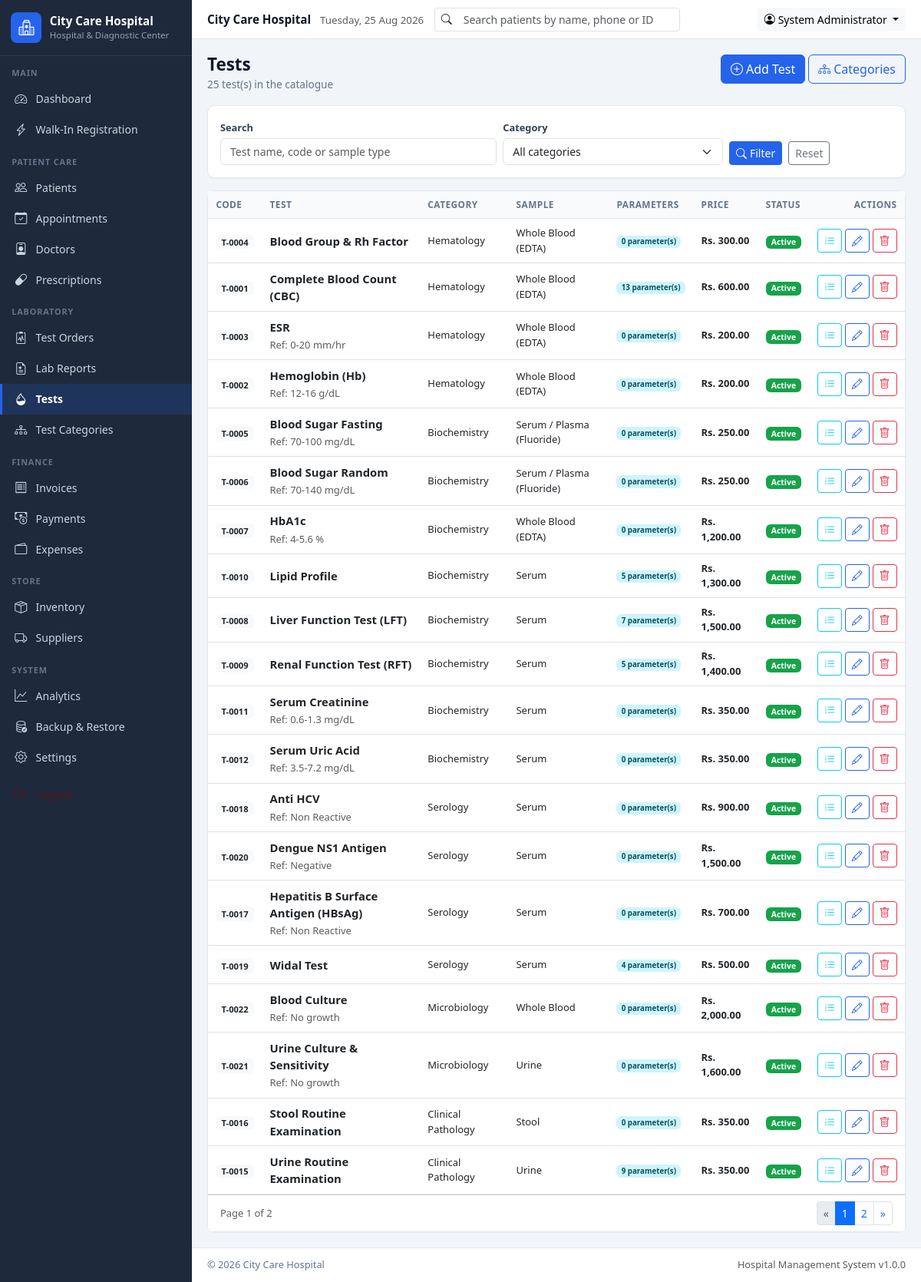
The app's page /modules/tests/index.php (signed in) with its own data.
### tables this page shows
CREATE TABLE IF NOT EXISTS tests (
  id INT AUTO_INCREMENT PRIMARY KEY,
  test_code VARCHAR(20) UNIQUE NOT NULL,
  name VARCHAR(150) NOT NULL,
  category_id INT,
  price DECIMAL(10,2) DEFAULT 0,
  sample_type VARCHAR(50),
  unit VARCHAR(30),
  normal_range VARCHAR(100),
  male_range VARCHAR(100),
  female_range VARCHAR(100),
  child_range VARCHAR(100),
  description TEXT,
  instructions TEXT,
  is_active TINYINT(1) DEFAULT 1,
  created_at TIMESTAMP DEFAULT CURRENT_TIMESTAMP,
  FOREIGN KEY (category_id) REFERENCES test_categories(id) ON DELETE SET NULL
);

CREATE TABLE IF NOT EXISTS test_categories (
  id INT AUTO_INCREMENT PRIMARY KEY,
  name VARCHAR(100) NOT NULL,
  description TEXT,
  sort_order INT DEFAULT 0,
  is_active TINYINT(1) DEFAULT 1,
  created_at TIMESTAMP DEFAULT CURRENT_TIMESTAMP
);

### modules/tests/index.php (the view, shortened to what this page needs)
<?php
$search     = get('q');
$page       = currentPage();
$offset     = ($page - 1) * PER_PAGE;
$where = [];
$params = [];
$whereSql = $where ? 'WHERE ' . implode(' AND ', $where) : '';
$total = (int)fetchValue("SELECT COUNT(*) FROM tests t $whereSql", $params);
$tests = fetchAll("SELECT t.*, c.name AS category_name,
                    (SELECT COUNT(*) FROM test_parameters p WHERE p.test_id = t.id) AS param_count,
                    (SELECT COUNT(*) FROM test_order_items i WHERE i.test_id = t.id) AS order_count
                   FROM tests t LEFT JOIN test_categories c ON c.id = t.category_id
                   $whereSql ORDER BY c.sort_order, t.name LIMIT " . (int)PER_PAGE . ' OFFSET ' . (int)$offset, $params);
$pageActions = '<a href="' . BASE_URL . '/modules/tests/add.php" class="btn btn-primary"><i class="bi bi-plus-circle me-1"></i>Add Test</a> '
    . '<a href="' . BASE_URL . '/modules/tests/categories.php" class="btn btn-outline-primary"><i class="bi bi-diagram-3 me-1"></i>Categories</a>';
require_once INC_PATH . '/header.php';
?>
<div class="card mb-3">
    <div class="card-body">
        <form class="row g-2 align-items-end" method="get">
            <div class="col-md-5">
                <label class="form-label">Search</label>
                <input type="search" name="q" class="form-control" value="<?= sanitize($search) ?>" placeholder="Test name, code or sample type">
            </div>
            <div class="col-md-4">
                <label class="form-label">Category</label>
                <select name="category_id" class="form-select">
                    <option value="">All categories</option>
                </select>
            </div>
            <div class="col-md-3 d-flex gap-2">
                <button class="btn btn-primary btn-sm"><i class="bi bi-search me-1"></i>Filter</button>
                <a href="<?= BASE_URL ?>/modules/tests/index.php" class="btn btn-outline-secondary btn-sm">Reset</a>
            </div>
        </form>
    </div>
</div>
<div class="card">
    <div class="table-responsive">
        <table class="table table-hover align-middle mb-0">
            <thead><tr><th>Code</th><th>Test</th><th>Category</th><th>Sample</th><th>Parameters</th><th>Price</th><th>Status</th><th class="text-end">Actions</th></tr></thead>
            <tbody>
            <?php foreach ($tests as $t): ?>
                <tr>
                    <td><span class="badge bg-light text-dark"><?= sanitize($t['test_code']) ?></span></td>
                    <td>
                        <div class="fw-semibold"><?= sanitize($t['name']) ?></div>
                        <?php if ($t['normal_range']): ?><small class="text-muted">Ref: <?= sanitize($t['normal_range']) ?> <?= sanitize($t['unit']) ?></small><?php endif; ?>
                    </td>
                    <td class="small"><?= sanitize($t['category_name'] ?: '-') ?></td>
                    <td class="small"><?= sanitize($t['sample_type'] ?: '-') ?></td>
                    <td class="small">
                        <a href="parameters.php?test_id=<?= (int)$t['id'] ?>" class="badge bg-info-subtle text-info-emphasis text-decoration-none">
                            <?= (int)$t['param_count'] ?> parameter(s)
                        </a>
                    </td>
                    <td class="small fw-semibold"><?= formatCurrency($t['price']) ?></td>
                    <td>
                        <form method="post" class="d-inline">
                            <button class="btn btn-sm p-0 border-0 bg-transparent" title="Toggle status">
                                <?= $t['is_active'] ? '<span class="badge bg-success">Active</span>' : '<span class="badge bg-secondary">Inactive</span>' ?>
                            </button>
                        </form>
                    </td>
                    <td class="text-end text-nowrap">
                        <a href="parameters.php?test_id=<?= (int)$t['id'] ?>" class="btn btn-sm btn-outline-info" title="Parameters"><i class="bi bi-list-ol"></i></a>
                        <a href="edit.php?id=<?= (int)$t['id'] ?>" class="btn btn-sm btn-outline-primary" title="Edit"><i class="bi bi-pencil"></i></a>
                        <form method="post" class="d-inline">
                            <button class="btn btn-sm btn-outline-danger" data-confirm="Delete this test?" title="Delete"><i class="bi bi-trash"></i></button>
                        </form>
                    </td>
                </tr>
            <?php endforeach; ?>
            </tbody>
        </table>
    </div>
    <?php if ($total > PER_PAGE): ?>
        <div class="card-footer bg-white d-flex justify-content-between align-items-center">
            <small class="text-muted">Page <?= $page ?> of <?= (int)ceil($total / PER_PAGE) ?></small>
            <?= paginationLinks($total) ?>
        </div>
    <?php endif; ?>
</div>
<?php require_once INC_PATH . '/footer.php'; ?>

### assets/css/custom.css (style rules this page uses)
:root { --hms-primary: #2563EB; --hms-success: #16A34A; --hms-warning: #D97706; --hms-danger: #DC2626; --hms-sidebar: #1E293B; --hms-sidebar-hover: #334155; --hms-body: #F1F5F9; --hms-border: #E2E8F0; --hms-muted: #64748B; --hms-sidebar-width: 250px; }
body { background: var(--hms-body); font-family: "Segoe UI", Roboto, "Helvetica Neue", Arial, sans-serif; font-size: 0.925rem; color: #0F172A; }
a { text-decoration: none; }
.btn-primary, .bg-primary { background-color: var(--hms-primary) !important; border-color: var(--hms-primary) !important; }
.btn-outline-primary { color: var(--hms-primary); border-color: var(--hms-primary); }
.btn-success, .bg-success { background-color: var(--hms-success) !important; border-color: var(--hms-success) !important; }
.card { border: 1px solid var(--hms-border); border-radius: .6rem; box-shadow: 0 1px 2px rgba(15,23,42,.04); }
.table > :not(caption) > * > * { padding: .55rem .65rem; }
.table thead th { font-size: .74rem; text-transform: uppercase; letter-spacing: .04em; color: var(--hms-muted); background: #F8FAFC; border-bottom: 1px solid var(--hms-border); font-weight: 700; }
.form-label { font-size: .8rem; font-weight: 600; color: #334155; margin-bottom: .25rem; }
.form-control, .form-select { font-size: .875rem; }

### records on screen
tests: test_code "T-0004", name "Blood Group & Rh Factor", category.name "Hematology", sample_type "Whole Blood (EDTA)", param_count "0", price "Rs. 300.00", is_active "Active"
tests: test_code "T-0001", name "Complete Blood Count (CBC)", category.name "Hematology", sample_type "Whole Blood (EDTA)", param_count "13", price "Rs. 600.00", is_active "Active"
tests: test_code "T-0003", name "ESR", normal_range "0-20", unit "mm/hr", category.name "Hematology", sample_type "Whole Blood (EDTA)", param_count "0", price "Rs. 200.00", is_active "Active"
tests: test_code "T-0002", name "Hemoglobin (Hb)", normal_range "12-16", unit "g/dL", category.name "Hematology", sample_type "Whole Blood (EDTA)", param_count "0", price "Rs. 200.00", is_active "Active"
tests: test_code "T-0005", name "Blood Sugar Fasting", normal_range "70-100", unit "mg/dL", category.name "Biochemistry", sample_type "Serum / Plasma (Fluoride)", param_count "0", price "Rs. 250.00", is_active "Active"
tests: test_code "T-0006", name "Blood Sugar Random", normal_range "70-140", unit "mg/dL", category.name "Biochemistry", sample_type "Serum / Plasma (Fluoride)", param_count "0", price "Rs. 250.00", is_active "Active"
tests: test_code "T-0007", name "HbA1c", normal_range "4-5.6", unit "%", category.name "Biochemistry", sample_type "Whole Blood (EDTA)", param_count "0", price "Rs. 1,200.00", is_active "Active"
tests: test_code "T-0010", name "Lipid Profile", category.name "Biochemistry", sample_type "Serum", param_count "5", price "Rs. 1,300.00", is_active "Active"
tests: test_code "T-0008", name "Liver Function Test (LFT)", category.name "Biochemistry", sample_type "Serum", param_count "7", price "Rs. 1,500.00", is_active "Active"
tests: test_code "T-0009", name "Renal Function Test (RFT)", category.name "Biochemistry", sample_type "Serum", param_count "5", price "Rs. 1,400.00", is_active "Active"
tests: test_code "T-0011", name "Serum Creatinine", normal_range "0.6-1.3", unit "mg/dL", category.name "Biochemistry", sample_type "Serum", param_count "0", price "Rs. 350.00", is_active "Active"
tests: test_code "T-0012", name "Serum Uric Acid", normal_range "3.5-7.2", unit "mg/dL", category.name "Biochemistry", sample_type "Serum", param_count "0", price "Rs. 350.00", is_active "Active"
tests: test_code "T-0018", name "Anti HCV", normal_range "Non Reactive", category.name "Serology", sample_type "Serum", param_count "0", price "Rs. 900.00", is_active "Active"
tests: test_code "T-0020", name "Dengue NS1 Antigen", normal_range "Negative", category.name "Serology", sample_type "Serum", param_count "0", price "Rs. 1,500.00", is_active "Active"
tests: test_code "T-0017", name "Hepatitis B Surface Antigen (HBsAg)", normal_range "Non Reactive", category.name "Serology", sample_type "Serum", param_count "0", price "Rs. 700.00", is_active "Active"
tests: test_code "T-0019", name "Widal Test", category.name "Serology", sample_type "Serum", param_count "4", price "Rs. 500.00", is_active "Active"
tests: test_code "T-0022", name "Blood Culture", normal_range "No growth", category.name "Microbiology", sample_type "Whole Blood", param_count "0", price "Rs. 2,000.00", is_active "Active"
tests: test_code "T-0021", name "Urine Culture & Sensitivity", normal_range "No growth", category.name "Microbiology", sample_type "Urine", param_count "0", price "Rs. 1,600.00", is_active "Active"
tests: test_code "T-0016", name "Stool Routine Examination", category.name "Clinical Pathology", sample_type "Stool", param_count "0", price "Rs. 350.00", is_active "Active"
tests: test_code "T-0015", name "Urine Routine Examination", category.name "Clinical Pathology", sample_type "Urine", param_count "9", price "Rs. 350.00", is_active "Active"

### other values on screen
getSetting('hospital_name', 'City Care Hospital') "City Care Hospital"
getSetting('hospital_tagline', 'Hospital &amp; Diagnostic Center') "Hospital & Diagnostic Center"
$group['label'] "MAIN"
$item['text'] "Dashboard"
$item['text'] "Walk-In Registration"
$group['label'] "PATIENT CARE"
$item['text'] "Patients"
$item['text'] "Appointments"
$item['text'] "Doctors"
$item['text'] "Prescriptions"
$group['label'] "LABORATORY"
$item['text'] "Test Orders"
$item['text'] "Lab Reports"
$item['text'] "Tests"
$item['text'] "Test Categories"
